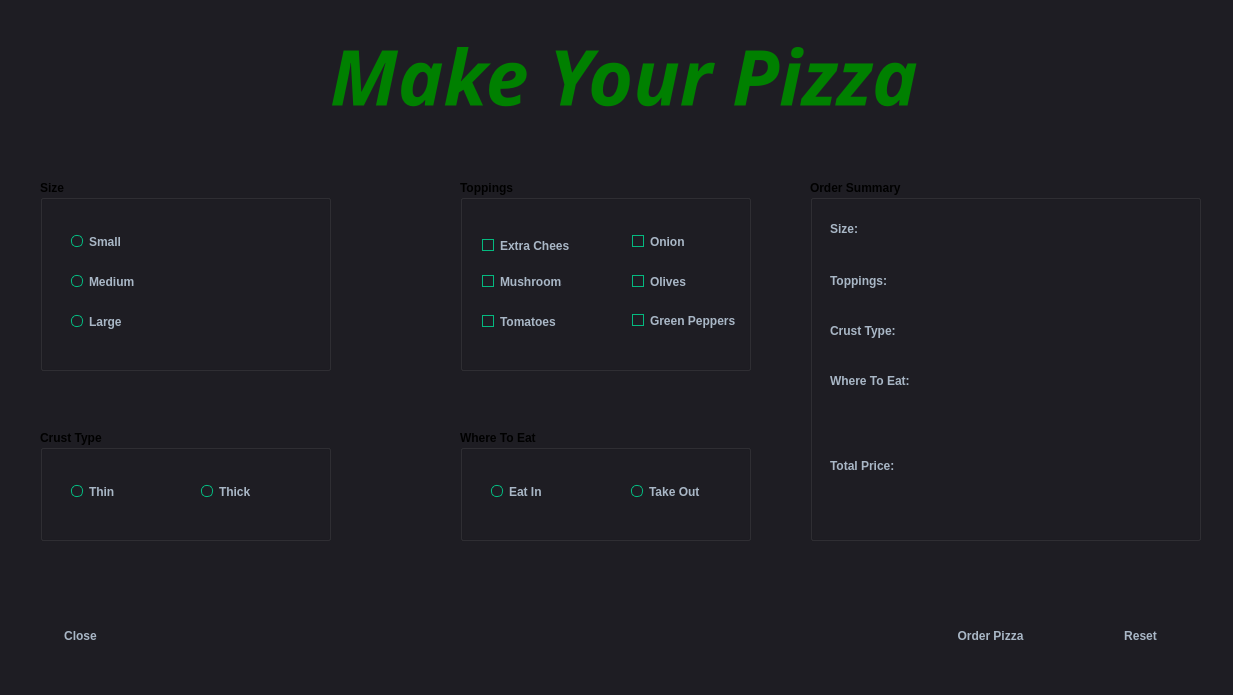
<?xml version="1.0" encoding="UTF-8"?>
<ui version="4.0">
 <class>MainWindow</class>
 <widget class="QMainWindow" name="MainWindow">
  <property name="geometry">
   <rect>
    <x>0</x>
    <y>0</y>
    <width>1233</width>
    <height>695</height>
   </rect>
  </property>
  <property name="windowTitle">
   <string>Pizza Order</string>
  </property>
  <property name="accessibleIdentifier">
   <string/>
  </property>
  <property name="styleSheet">
   <string notr="true">/*
Material Dark Style Sheet for QT Applications
Author: Jaime A. Quiroga P.
Inspired on https://github.com/jxfwinter/qt-material-stylesheet
Company: GTRONICK
Last updated: 04/12/2018, 15:00.
Available at: https://github.com/GTRONICK/QSS/blob/master/MaterialDark.qss
*/
QMainWindow {
	background-color:#1e1d23;
	opacity:90;
}
QDialog {
	background-color:#1e1d23;
}
QColorDialog {
	background-color:#1e1d23;
}
QTextEdit {
	background-color:#1e1d23;
	color: #a9b7c6;
}
QPlainTextEdit {
	selection-background-color:#007b50;
	background-color:#1e1d23;
	border-style: solid;
	border-top-color: transparent;
	border-right-color: transparent;
	border-left-color: transparent;
	border-bottom-color: transparent;
	border-width: 1px;
	color: #a9b7c6;
}
QPushButton{
	border-style: solid;
	border-top-color: transparent;
	border-right-color: transparent;
	border-left-color: transparent;
	border-bottom-color: transparent;
	border-width: 1px;
	border-style: solid;
	color: #a9b7c6;
	padding: 2px;
	background-color: #1e1d23;
}
QPushButton::default{
	border-style: inset;
	border-top-color: transparent;
	border-right-color: transparent;
	border-left-color: transparent;
	border-bottom-color: #04b97f;
	border-width: 1px;
	color: #a9b7c6;
	padding: 2px;
	background-color: #1e1d23;
}
QToolButton {
	border-style: solid;
	border-top-color: transparent;
	border-right-color: transparent;
	border-left-color: transparent;
	border-bottom-color: #04b97f;
	border-bottom-width: 1px;
	border-style: solid;
	color: #a9b7c6;
	padding: 2px;
	background-color: #1e1d23;
}
QToolButton:hover{
	border-style: solid;
	border-top-color: transparent;
	border-right-color: transparent;
	border-left-color: transparent;
	border-bottom-color: #37efba;
	border-bottom-width: 2px;
	border-style: solid;
	color: #FFFFFF;
	padding-bottom: 1px;
	background-color: #1e1d23;
}
QPushButton:hover{
	border-style: solid;
	border-top-color: transparent;
	border-right-color: transparent;
	border-left-color: transparent;
	border-bottom-color: #37efba;
	border-bottom-width: 1px;
	border-style: solid;
	color: #FFFFFF;
	padding-bottom: 2px;
	background-color: #1e1d23;
}
QPushButton:pressed{
	border-style: solid;
	border-top-color: transparent;
	border-right-color: transparent;
	border-left-color: transparent;
	border-bottom-color: #37efba;
	border-bottom-width: 2px;
	border-style: solid;
	color: #37efba;
	padding-bottom: 1px;
	background-color: #1e1d23;
}
QPushButton:disabled{
	border-style: solid;
	border-top-color: transparent;
	border-right-color: transparent;
	border-left-color: transparent;
	border-bottom-color: #808086;
	border-bottom-width: 2px;
	border-style: solid;
	color: #808086;
	padding-bottom: 1px;
	background-color: #1e1d23;
}
QLineEdit {
	border-width: 1px; border-radius: 4px;
	border-color: rgb(58, 58, 58);
	border-style: inset;
	padding: 0 8px;
	color: #a9b7c6;
	background:#1e1d23;
	selection-background-color:#007b50;
	selection-color: #FFFFFF;
}
QLabel {
	color: #a9b7c6;
}
QLCDNumber {
	color: #37e6b4;
}
QProgressBar {
	text-align: center;
	color: rgb(240, 240, 240);
	border-width: 1px; 
	border-radius: 10px;
	border-color: rgb(58, 58, 58);
	border-style: inset;
	background-color:#1e1d23;
}
QProgressBar::chunk {
	background-color: #04b97f;
	border-radius: 5px;
}
QMenuBar {
	background-color: #1e1d23;
}
QMenuBar::item {
	color: #a9b7c6;
  	spacing: 3px;
  	padding: 1px 4px;
  	background: #1e1d23;
}

QMenuBar::item:selected {
  	background:#1e1d23;
	color: #FFFFFF;
}
QMenu::item:selected {
	border-style: solid;
	border-top-color: transparent;
	border-right-color: transparent;
	border-left-color: #04b97f;
	border-bottom-color: transparent;
	border-left-width: 2px;
	color: #FFFFFF;
	padding-left:15px;
	padding-top:4px;
	padding-bottom:4px;
	padding-right:7px;
	background-color: #1e1d23;
}
QMenu::item {
	border-style: solid;
	border-top-color: transparent;
	border-right-color: transparent;
	border-left-color: transparent;
	border-bottom-color: transparent;
	border-bottom-width: 1px;
	border-style: solid;
	color: #a9b7c6;
	padding-left:17px;
	padding-top:4px;
	padding-bottom:4px;
	padding-right:7px;
	background-color: #1e1d23;
}
QMenu{
	background-color:#1e1d23;
}
QTabWidget {
	color:rgb(0,0,0);
	background-color:#1e1d23;
}
QTabWidget::pane {
		border-color: rgb(77,77,77);
		background-color:#1e1d23;
		border-style: solid;
		border-width: 1px;
    	border-radius: 6px;
}
QTabBar::tab {
	border-style: solid;
	border-top-color: transparent;
	border-right-color: transparent;
	border-left-color: transparent;
	border-bottom-color: transparent;
	border-bottom-width: 1px;
	border-style: solid;
	color: #808086;
	padding: 3px;
	margin-left:3px;
	background-color: #1e1d23;
}
QTabBar::tab:selected, QTabBar::tab:last:selected, QTabBar::tab:hover {
  	border-style: solid;
	border-top-color: transparent;
	border-right-color: transparent;
	border-left-color: transparent;
	border-bottom-color: #04b97f;
	border-bottom-width: 2px;
	border-style: solid;
	color: #FFFFFF;
	padding-left: 3px;
	padding-bottom: 2px;
	margin-left:3px;
	background-color: #1e1d23;
}

QCheckBox {
	color: #a9b7c6;
	padding: 2px;
}
QCheckBox:disabled {
	color: #808086;
	padding: 2px;
}

QCheckBox:hover {
	border-radius:4px;
	border-style:solid;
	padding-left: 1px;
	padding-right: 1px;
	padding-bottom: 1px;
	padding-top: 1px;
	border-width:1px;
	border-color: rgb(87, 97, 106);
	background-color:#1e1d23;
}
QCheckBox::indicator:checked {

	height: 10px;
	width: 10px;
	border-style:solid;
	border-width: 1px;
	border-color: #04b97f;
	color: #a9b7c6;
	background-color: #04b97f;
}
QCheckBox::indicator:unchecked {

	height: 10px;
	width: 10px;
	border-style:solid;
	border-width: 1px;
	border-color: #04b97f;
	color: #a9b7c6;
	background-color: transparent;
}
QRadioButton {
	color: #a9b7c6;
	background-color: #1e1d23;
	padding: 1px;
}
QRadioButton::indicator:checked {
	height: 10px;
	width: 10px;
	border-style:solid;
	border-radius:5px;
	border-width: 1px;
	border-color: #04b97f;
	color: #a9b7c6;
	background-color: #04b97f;
}
QRadioButton::indicator:!checked {
	height: 10px;
	width: 10px;
	border-style:solid;
	border-radius:5px;
	border-width: 1px;
	border-color: #04b97f;
	color: #a9b7c6;
	background-color: transparent;
}
QStatusBar {
	color:#027f7f;
}
QSpinBox {
	color: #a9b7c6;	
	background-color: #1e1d23;
}
QDoubleSpinBox {
	color: #a9b7c6;	
	background-color: #1e1d23;
}
QTimeEdit {
	color: #a9b7c6;	
	background-color: #1e1d23;
}
QDateTimeEdit {
	color: #a9b7c6;	
	background-color: #1e1d23;
}
QDateEdit {
	color: #a9b7c6;	
	background-color: #1e1d23;
}
QComboBox {
	color: #a9b7c6;	
	background: #1e1d23;
}
QComboBox:editable {
	background: #1e1d23;
	color: #a9b7c6;
	selection-background-color: #1e1d23;
}
QComboBox QAbstractItemView {
	color: #a9b7c6;	
	background: #1e1d23;
	selection-color: #FFFFFF;
	selection-background-color: #1e1d23;
}
QComboBox:!editable:on, QComboBox::drop-down:editable:on {
	color: #a9b7c6;	
	background: #1e1d23;
}
QFontComboBox {
	color: #a9b7c6;	
	background-color: #1e1d23;
}
QToolBox {
	color: #a9b7c6;
	background-color: #1e1d23;
}
QToolBox::tab {
	color: #a9b7c6;
	background-color: #1e1d23;
}
QToolBox::tab:selected {
	color: #FFFFFF;
	background-color: #1e1d23;
}
QScrollArea {
	color: #FFFFFF;
	background-color: #1e1d23;
}
QSlider::groove:horizontal {
	height: 5px;
	background: #04b97f;
}
QSlider::groove:vertical {
	width: 5px;
	background: #04b97f;
}
QSlider::handle:horizontal {
	background: qlineargradient(x1:0, y1:0, x2:1, y2:1, stop:0 #b4b4b4, stop:1 #8f8f8f);
	border: 1px solid #5c5c5c;
	width: 14px;
	margin: -5px 0;
	border-radius: 7px;
}
QSlider::handle:vertical {
	background: qlineargradient(x1:1, y1:1, x2:0, y2:0, stop:0 #b4b4b4, stop:1 #8f8f8f);
	border: 1px solid #5c5c5c;
	height: 14px;
	margin: 0 -5px;
	border-radius: 7px;
}
QSlider::add-page:horizontal {
    background: white;
}
QSlider::add-page:vertical {
    background: white;
}
QSlider::sub-page:horizontal {
    background: #04b97f;
}
QSlider::sub-page:vertical {
    background: #04b97f;
}</string>
  </property>
  <widget class="QWidget" name="centralwidget">
   <widget class="QGroupBox" name="gbSize">
    <property name="geometry">
     <rect>
      <x>40</x>
      <y>180</y>
      <width>291</width>
      <height>191</height>
     </rect>
    </property>
    <property name="font">
     <font>
      <bold>true</bold>
     </font>
    </property>
    <property name="toolTip">
     <string>The size of Pizza</string>
    </property>
    <property name="toolTipDuration">
     <number>2000</number>
    </property>
    <property name="autoFillBackground">
     <bool>false</bool>
    </property>
    <property name="title">
     <string>Size</string>
    </property>
    <property name="flat">
     <bool>true</bool>
    </property>
    <property name="checkable">
     <bool>false</bool>
    </property>
    <widget class="QRadioButton" name="rbSmall">
     <property name="geometry">
      <rect>
       <x>30</x>
       <y>50</y>
       <width>101</width>
       <height>23</height>
      </rect>
     </property>
     <property name="font">
      <font>
       <bold>true</bold>
      </font>
     </property>
     <property name="toolTip">
      <string>Small size</string>
     </property>
     <property name="toolTipDuration">
      <number>2000</number>
     </property>
     <property name="text">
      <string>Small</string>
     </property>
    </widget>
    <widget class="QRadioButton" name="rbMedium">
     <property name="geometry">
      <rect>
       <x>30</x>
       <y>90</y>
       <width>101</width>
       <height>23</height>
      </rect>
     </property>
     <property name="font">
      <font>
       <bold>true</bold>
      </font>
     </property>
     <property name="toolTip">
      <string>Medium size</string>
     </property>
     <property name="toolTipDuration">
      <number>2000</number>
     </property>
     <property name="autoFillBackground">
      <bool>false</bool>
     </property>
     <property name="text">
      <string>Medium</string>
     </property>
    </widget>
    <widget class="QRadioButton" name="rbLarge">
     <property name="geometry">
      <rect>
       <x>30</x>
       <y>130</y>
       <width>101</width>
       <height>23</height>
      </rect>
     </property>
     <property name="font">
      <font>
       <bold>true</bold>
      </font>
     </property>
     <property name="toolTip">
      <string>Large size</string>
     </property>
     <property name="toolTipDuration">
      <number>2000</number>
     </property>
     <property name="accessibleIdentifier">
      <string extracomment="Large"/>
     </property>
     <property name="text">
      <string>Large</string>
     </property>
    </widget>
   </widget>
   <widget class="QGroupBox" name="gbCrustType">
    <property name="geometry">
     <rect>
      <x>40</x>
      <y>430</y>
      <width>291</width>
      <height>111</height>
     </rect>
    </property>
    <property name="font">
     <font>
      <bold>true</bold>
     </font>
    </property>
    <property name="toolTip">
     <string>The type of Crust</string>
    </property>
    <property name="toolTipDuration">
     <number>2000</number>
    </property>
    <property name="title">
     <string>Crust Type</string>
    </property>
    <property name="flat">
     <bool>true</bool>
    </property>
    <widget class="QRadioButton" name="rbThinCrust">
     <property name="geometry">
      <rect>
       <x>30</x>
       <y>50</y>
       <width>101</width>
       <height>23</height>
      </rect>
     </property>
     <property name="font">
      <font>
       <bold>true</bold>
      </font>
     </property>
     <property name="toolTip">
      <string>Thin Crust</string>
     </property>
     <property name="toolTipDuration">
      <number>2000</number>
     </property>
     <property name="text">
      <string>Thin</string>
     </property>
    </widget>
    <widget class="QRadioButton" name="rbThickCrust">
     <property name="geometry">
      <rect>
       <x>160</x>
       <y>50</y>
       <width>101</width>
       <height>23</height>
      </rect>
     </property>
     <property name="font">
      <font>
       <bold>true</bold>
      </font>
     </property>
     <property name="toolTip">
      <string>Thick Crust</string>
     </property>
     <property name="toolTipDuration">
      <number>2000</number>
     </property>
     <property name="text">
      <string>Thick</string>
     </property>
    </widget>
   </widget>
   <widget class="QGroupBox" name="gbWhereToEat">
    <property name="geometry">
     <rect>
      <x>460</x>
      <y>430</y>
      <width>291</width>
      <height>111</height>
     </rect>
    </property>
    <property name="font">
     <font>
      <bold>true</bold>
     </font>
    </property>
    <property name="toolTip">
     <string>Where to eat</string>
    </property>
    <property name="toolTipDuration">
     <number>2000</number>
    </property>
    <property name="title">
     <string>Where To Eat</string>
    </property>
    <property name="flat">
     <bool>true</bool>
    </property>
    <widget class="QRadioButton" name="rbEatIn">
     <property name="geometry">
      <rect>
       <x>30</x>
       <y>50</y>
       <width>101</width>
       <height>23</height>
      </rect>
     </property>
     <property name="font">
      <font>
       <bold>true</bold>
      </font>
     </property>
     <property name="toolTip">
      <string>Eat in Resturant</string>
     </property>
     <property name="toolTipDuration">
      <number>2000</number>
     </property>
     <property name="text">
      <string>Eat In</string>
     </property>
    </widget>
    <widget class="QRadioButton" name="rbTakeOut">
     <property name="geometry">
      <rect>
       <x>170</x>
       <y>50</y>
       <width>101</width>
       <height>23</height>
      </rect>
     </property>
     <property name="font">
      <font>
       <bold>true</bold>
      </font>
     </property>
     <property name="toolTip">
      <string>Take the Order Out The Resturant</string>
     </property>
     <property name="toolTipDuration">
      <number>2000</number>
     </property>
     <property name="text">
      <string>Take Out</string>
     </property>
    </widget>
   </widget>
   <widget class="QGroupBox" name="gbToppings">
    <property name="geometry">
     <rect>
      <x>460</x>
      <y>180</y>
      <width>291</width>
      <height>191</height>
     </rect>
    </property>
    <property name="font">
     <font>
      <bold>true</bold>
     </font>
    </property>
    <property name="toolTip">
     <string>Choose Toppings</string>
    </property>
    <property name="toolTipDuration">
     <number>2000</number>
    </property>
    <property name="autoFillBackground">
     <bool>false</bool>
    </property>
    <property name="title">
     <string>Toppings</string>
    </property>
    <property name="flat">
     <bool>true</bool>
    </property>
    <widget class="QCheckBox" name="chkExtraChees">
     <property name="geometry">
      <rect>
       <x>20</x>
       <y>50</y>
       <width>101</width>
       <height>31</height>
      </rect>
     </property>
     <property name="font">
      <font>
       <bold>true</bold>
      </font>
     </property>
     <property name="toolTip">
      <string>Add Extra Chees</string>
     </property>
     <property name="toolTipDuration">
      <number>2000</number>
     </property>
     <property name="text">
      <string>Extra Chees</string>
     </property>
     <property name="tristate">
      <bool>false</bool>
     </property>
    </widget>
    <widget class="QCheckBox" name="chkmushrooms">
     <property name="geometry">
      <rect>
       <x>20</x>
       <y>90</y>
       <width>84</width>
       <height>23</height>
      </rect>
     </property>
     <property name="font">
      <font>
       <bold>true</bold>
      </font>
     </property>
     <property name="toolTip">
      <string>Add Mushrooms</string>
     </property>
     <property name="toolTipDuration">
      <number>2000</number>
     </property>
     <property name="text">
      <string>Mushrooms</string>
     </property>
    </widget>
    <widget class="QCheckBox" name="chkTomatoes">
     <property name="geometry">
      <rect>
       <x>20</x>
       <y>130</y>
       <width>84</width>
       <height>23</height>
      </rect>
     </property>
     <property name="font">
      <font>
       <bold>true</bold>
      </font>
     </property>
     <property name="toolTip">
      <string>Add Tomatoes</string>
     </property>
     <property name="toolTipDuration">
      <number>2000</number>
     </property>
     <property name="text">
      <string>Tomatoes</string>
     </property>
    </widget>
    <widget class="QCheckBox" name="chkOnion">
     <property name="geometry">
      <rect>
       <x>170</x>
       <y>50</y>
       <width>84</width>
       <height>23</height>
      </rect>
     </property>
     <property name="font">
      <font>
       <bold>true</bold>
      </font>
     </property>
     <property name="toolTip">
      <string>Add Onion</string>
     </property>
     <property name="toolTipDuration">
      <number>2000</number>
     </property>
     <property name="text">
      <string>Onion</string>
     </property>
    </widget>
    <widget class="QCheckBox" name="chkOlives">
     <property name="geometry">
      <rect>
       <x>170</x>
       <y>90</y>
       <width>84</width>
       <height>23</height>
      </rect>
     </property>
     <property name="font">
      <font>
       <bold>true</bold>
      </font>
     </property>
     <property name="toolTip">
      <string>Add Olives</string>
     </property>
     <property name="toolTipDuration">
      <number>2000</number>
     </property>
     <property name="text">
      <string>Olives</string>
     </property>
    </widget>
    <widget class="QCheckBox" name="chkGreenPeppers">
     <property name="geometry">
      <rect>
       <x>170</x>
       <y>130</y>
       <width>121</width>
       <height>21</height>
      </rect>
     </property>
     <property name="font">
      <font>
       <bold>true</bold>
      </font>
     </property>
     <property name="toolTip">
      <string>Add Green Peppers</string>
     </property>
     <property name="toolTipDuration">
      <number>2000</number>
     </property>
     <property name="text">
      <string>Green Peppers</string>
     </property>
    </widget>
   </widget>
   <widget class="QGroupBox" name="gbOrderSummary">
    <property name="geometry">
     <rect>
      <x>810</x>
      <y>180</y>
      <width>391</width>
      <height>361</height>
     </rect>
    </property>
    <property name="font">
     <font>
      <bold>true</bold>
     </font>
    </property>
    <property name="toolTip">
     <string>Order Summary</string>
    </property>
    <property name="toolTipDuration">
     <number>2000</number>
    </property>
    <property name="title">
     <string>Order Summary</string>
    </property>
    <property name="flat">
     <bool>true</bool>
    </property>
    <widget class="QLabel" name="label">
     <property name="geometry">
      <rect>
       <x>20</x>
       <y>40</y>
       <width>58</width>
       <height>18</height>
      </rect>
     </property>
     <property name="font">
      <font>
       <bold>true</bold>
      </font>
     </property>
     <property name="toolTip">
      <string>The size Selected</string>
     </property>
     <property name="toolTipDuration">
      <number>2000</number>
     </property>
     <property name="text">
      <string>Size:</string>
     </property>
     <property name="scaledContents">
      <bool>false</bool>
     </property>
     <property name="wordWrap">
      <bool>false</bool>
     </property>
    </widget>
    <widget class="QLabel" name="label_2">
     <property name="geometry">
      <rect>
       <x>20</x>
       <y>90</y>
       <width>71</width>
       <height>21</height>
      </rect>
     </property>
     <property name="font">
      <font>
       <bold>true</bold>
      </font>
     </property>
     <property name="toolTip">
      <string>The Toppings Selected</string>
     </property>
     <property name="toolTipDuration">
      <number>2000</number>
     </property>
     <property name="text">
      <string>Toppings:</string>
     </property>
    </widget>
    <widget class="QLabel" name="label_3">
     <property name="geometry">
      <rect>
       <x>20</x>
       <y>140</y>
       <width>81</width>
       <height>21</height>
      </rect>
     </property>
     <property name="font">
      <font>
       <bold>true</bold>
      </font>
     </property>
     <property name="toolTip">
      <string>Crust type selected</string>
     </property>
     <property name="toolTipDuration">
      <number>2000</number>
     </property>
     <property name="text">
      <string>Crust Type:</string>
     </property>
     <property name="textFormat">
      <enum>Qt::TextFormat::AutoText</enum>
     </property>
    </widget>
    <widget class="QLabel" name="label_4">
     <property name="geometry">
      <rect>
       <x>20</x>
       <y>190</y>
       <width>101</width>
       <height>21</height>
      </rect>
     </property>
     <property name="font">
      <font>
       <bold>true</bold>
      </font>
     </property>
     <property name="toolTip">
      <string>Where you want to eat</string>
     </property>
     <property name="toolTipDuration">
      <number>2000</number>
     </property>
     <property name="text">
      <string>Where To Eat:</string>
     </property>
    </widget>
    <widget class="QLabel" name="label_5">
     <property name="geometry">
      <rect>
       <x>20</x>
       <y>270</y>
       <width>81</width>
       <height>31</height>
      </rect>
     </property>
     <property name="font">
      <font>
       <bold>true</bold>
      </font>
     </property>
     <property name="toolTip">
      <string>The total price of your order</string>
     </property>
     <property name="toolTipDuration">
      <number>2000</number>
     </property>
     <property name="text">
      <string>Total Price:</string>
     </property>
    </widget>
    <widget class="QLabel" name="lblSize">
     <property name="geometry">
      <rect>
       <x>120</x>
       <y>40</y>
       <width>81</width>
       <height>21</height>
      </rect>
     </property>
     <property name="toolTip">
      <string>Size</string>
     </property>
     <property name="toolTipDuration">
      <number>2000</number>
     </property>
     <property name="text">
      <string/>
     </property>
    </widget>
    <widget class="QLabel" name="lblToppings">
     <property name="geometry">
      <rect>
       <x>110</x>
       <y>70</y>
       <width>261</width>
       <height>71</height>
      </rect>
     </property>
     <property name="toolTip">
      <string>Toppings</string>
     </property>
     <property name="toolTipDuration">
      <number>2000</number>
     </property>
     <property name="text">
      <string/>
     </property>
     <property name="textFormat">
      <enum>Qt::TextFormat::AutoText</enum>
     </property>
     <property name="wordWrap">
      <bool>true</bool>
     </property>
    </widget>
    <widget class="QLabel" name="lblCrustType">
     <property name="geometry">
      <rect>
       <x>120</x>
       <y>140</y>
       <width>81</width>
       <height>21</height>
      </rect>
     </property>
     <property name="toolTip">
      <string>Crust Type</string>
     </property>
     <property name="toolTipDuration">
      <number>2000</number>
     </property>
     <property name="text">
      <string/>
     </property>
    </widget>
    <widget class="QLabel" name="lblWhereToEat">
     <property name="geometry">
      <rect>
       <x>120</x>
       <y>190</y>
       <width>71</width>
       <height>21</height>
      </rect>
     </property>
     <property name="toolTip">
      <string>Where To Eat</string>
     </property>
     <property name="toolTipDuration">
      <number>2000</number>
     </property>
     <property name="text">
      <string/>
     </property>
    </widget>
    <widget class="QLabel" name="lblTotalPrice">
     <property name="geometry">
      <rect>
       <x>120</x>
       <y>240</y>
       <width>151</width>
       <height>91</height>
      </rect>
     </property>
     <property name="font">
      <font>
       <family>Noto Sans Hebrew Light</family>
       <pointsize>55</pointsize>
       <bold>true</bold>
      </font>
     </property>
     <property name="toolTip">
      <string>Total Price</string>
     </property>
     <property name="toolTipDuration">
      <number>2000</number>
     </property>
     <property name="autoFillBackground">
      <bool>false</bool>
     </property>
     <property name="styleSheet">
      <string notr="true">QLabel {
    color: red;
}
</string>
     </property>
     <property name="text">
      <string/>
     </property>
    </widget>
   </widget>
   <widget class="QPushButton" name="btnResetForm">
    <property name="geometry">
     <rect>
      <x>1080</x>
      <y>610</y>
      <width>121</width>
      <height>51</height>
     </rect>
    </property>
    <property name="font">
     <font>
      <bold>true</bold>
     </font>
    </property>
    <property name="toolTip">
     <string>Reset your order</string>
    </property>
    <property name="toolTipDuration">
     <number>2000</number>
    </property>
    <property name="text">
     <string>Reset</string>
    </property>
   </widget>
   <widget class="QLabel" name="lblTitle">
    <property name="geometry">
     <rect>
      <x>330</x>
      <y>30</y>
      <width>621</width>
      <height>91</height>
     </rect>
    </property>
    <property name="font">
     <font>
      <family>Noto Serif Condensed Black</family>
      <pointsize>58</pointsize>
      <italic>true</italic>
      <bold>true</bold>
     </font>
    </property>
    <property name="styleSheet">
     <string notr="true">QLabel {
    color: green;
}
</string>
    </property>
    <property name="text">
     <string>Make Your Pizza</string>
    </property>
   </widget>
   <widget class="QPushButton" name="btnOrderPizza">
    <property name="geometry">
     <rect>
      <x>930</x>
      <y>610</y>
      <width>121</width>
      <height>51</height>
     </rect>
    </property>
    <property name="font">
     <font>
      <bold>true</bold>
     </font>
    </property>
    <property name="toolTip">
     <string>Order Pizza Now</string>
    </property>
    <property name="toolTipDuration">
     <number>2000</number>
    </property>
    <property name="text">
     <string>Order Pizza</string>
    </property>
    <property name="flat">
     <bool>false</bool>
    </property>
   </widget>
   <widget class="QPushButton" name="btnClose">
    <property name="geometry">
     <rect>
      <x>20</x>
      <y>610</y>
      <width>121</width>
      <height>51</height>
     </rect>
    </property>
    <property name="font">
     <font>
      <bold>true</bold>
     </font>
    </property>
    <property name="toolTip">
     <string>Close The App</string>
    </property>
    <property name="toolTipDuration">
     <number>2000</number>
    </property>
    <property name="text">
     <string>Close</string>
    </property>
    <property name="shortcut">
     <string>Ctrl+Q</string>
    </property>
   </widget>
  </widget>
 </widget>
 <resources/>
 <connections/>
</ui>
